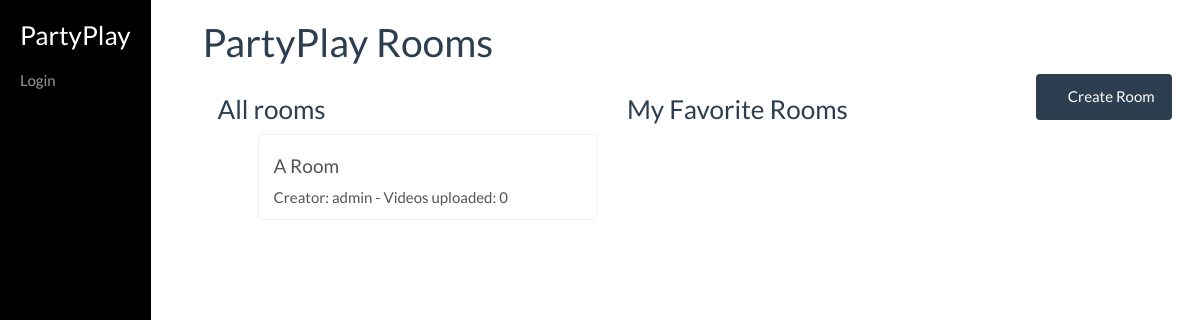
/partyplay/, run on the app's committed database.
### PartyPlay/models.py (models this page shows, shortened)
class Room(models.Model):
    name = models.CharField(max_length=200)
    url = models.CharField(max_length=200, default='', primary_key=True)
    public = models.BooleanField(default=True)
    creator = models.ForeignKey(User, on_delete=models.SET_NULL, null=True)
    current_video = models.ForeignKey('Video', null=True, blank=True,  on_delete=models.SET_NULL, related_name='currently_playing')
    next_time = models.DateTimeField(null=True, blank=True)
    favorite_users = models.ManyToManyField(User, blank=True, related_name='favorite_users')
    pass

### PartyPlay/views.py (the view)
class RoomModelListView(generic.ListView):
    model = Room
    context_object_name = 'room_list'
    template_name = 'partyplay/roommodel_list.html'
    def get_context_data(self, **kwargs):
        context = super(RoomModelListView, self).get_context_data(**kwargs)
        favorite_room_list = []
        for room in context['room_list'].all():
            if self.request.user in room.favorite_users.all():
                favorite_room_list.append(room)
        context['favorite_room_list'] = favorite_room_list
        return context

### PartyPlay/templates/partyplay/roommodel_list.html (shortened to what this page needs)
{% extends 'base_generic.html' %}
{% block content %}
<h1>PartyPlay Rooms</h1>
    <div class="col-sm-5">
        <h3>All rooms</h3>
        <div class="list-group">
          <ul>
            {% for room in room_list %}
                    <a href="{%  url 'room-detail-view' room.pk %}" class="list-group-item list-group-item-action"><h4>{{ room.name }}</h4> Creator: {{ room.creator.username }}   -  Videos uploaded: {{ room.video_set.count }}</a>
            {% endfor %}
          </ul>
        </div>
    </div>
    <div class="col-sm-5">
        <h3>My Favorite Rooms</h3>
        <div class="list-group">
        </div>
    </div>
    <div class="col-sm-2">
        <a href="{% url 'add-room' %}" class="btn btn-primary"><span class="glyphicon glyphicon-plus-sign"></span> Create Room</a>
    </div>
{% endblock %}

### PartyPlay/static/css/styles.css (style rules this page uses)
body { padding-left: 0; margin-left: 0; border:0 }

### data on the page
Room: name "A Room", creator.username "admin", video_set.count "0"
